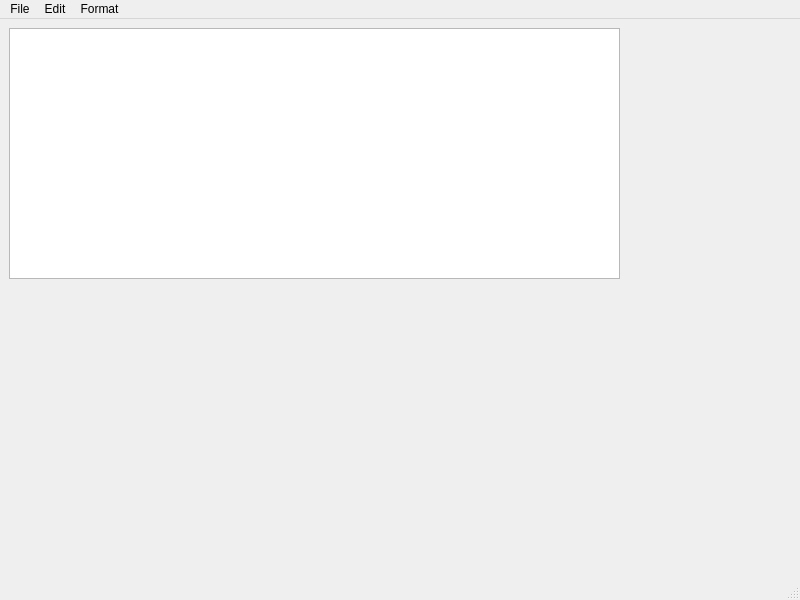
<?xml version="1.0" encoding="UTF-8"?>
<ui version="4.0">
 <class>notepad</class>
 <widget class="QMainWindow" name="notepad">
  <property name="geometry">
   <rect>
    <x>0</x>
    <y>0</y>
    <width>800</width>
    <height>600</height>
   </rect>
  </property>
  <property name="windowTitle">
   <string>notepad</string>
  </property>
  <widget class="QWidget" name="centralwidget">
   <widget class="QWidget" name="verticalLayoutWidget">
    <property name="geometry">
     <rect>
      <x>9</x>
      <y>9</y>
      <width>611</width>
      <height>251</height>
     </rect>
    </property>
    <layout class="QVBoxLayout" name="verticalLayout">
     <item>
      <widget class="QTextEdit" name="textEdit"/>
     </item>
    </layout>
   </widget>
  </widget>
  <widget class="QMenuBar" name="menubar">
   <property name="geometry">
    <rect>
     <x>0</x>
     <y>0</y>
     <width>800</width>
     <height>22</height>
    </rect>
   </property>
   <widget class="QMenu" name="menuFile">
    <property name="title">
     <string>File</string>
    </property>
    <addaction name="actionNew"/>
    <addaction name="actionOpen"/>
    <addaction name="actionSave"/>
    <addaction name="actionSave_as"/>
    <addaction name="actionPrint"/>
   </widget>
   <widget class="QMenu" name="menuEdit">
    <property name="title">
     <string>Edit</string>
    </property>
    <addaction name="actionCopy"/>
    <addaction name="actionCut"/>
    <addaction name="actionUndo"/>
    <addaction name="actionRedo"/>
    <addaction name="actionpaste"/>
   </widget>
   <widget class="QMenu" name="menuFormat">
    <property name="title">
     <string>Format</string>
    </property>
    <addaction name="actionBold"/>
    <addaction name="actionItalic"/>
    <addaction name="actionUnderline"/>
    <addaction name="actionFontStyle"/>
   </widget>
   <addaction name="menuFile"/>
   <addaction name="menuEdit"/>
   <addaction name="menuFormat"/>
  </widget>
  <widget class="QStatusBar" name="statusbar"/>
  <action name="actionNew">
   <property name="icon">
    <iconset resource="img.qrc">
     <normaloff>:/image/Icons/New.bmp</normaloff>:/image/Icons/New.bmp</iconset>
   </property>
   <property name="text">
    <string>New</string>
   </property>
   <property name="shortcut">
    <string>Ctrl+N</string>
   </property>
  </action>
  <action name="actionOpen">
   <property name="icon">
    <iconset resource="img.qrc">
     <normaloff>:/image/Icons/Open.bmp</normaloff>:/image/Icons/Open.bmp</iconset>
   </property>
   <property name="text">
    <string>Open</string>
   </property>
   <property name="shortcut">
    <string>Ctrl+O</string>
   </property>
  </action>
  <action name="actionSave">
   <property name="icon">
    <iconset resource="img.qrc">
     <normaloff>:/image/Icons/Save.bmp</normaloff>:/image/Icons/Save.bmp</iconset>
   </property>
   <property name="text">
    <string>Save</string>
   </property>
   <property name="shortcut">
    <string>Ctrl+S</string>
   </property>
  </action>
  <action name="actionSave_as">
   <property name="icon">
    <iconset resource="img.qrc">
     <normaloff>:/image/Icons/Save.bmp</normaloff>:/image/Icons/Save.bmp</iconset>
   </property>
   <property name="text">
    <string>Save as</string>
   </property>
   <property name="shortcut">
    <string>Ctrl+W</string>
   </property>
  </action>
  <action name="actionCopy">
   <property name="icon">
    <iconset resource="img.qrc">
     <normaloff>:/image/Icons/Copy.bmp</normaloff>:/image/Icons/Copy.bmp</iconset>
   </property>
   <property name="text">
    <string>Copy</string>
   </property>
   <property name="shortcut">
    <string>Ctrl+C</string>
   </property>
  </action>
  <action name="actionCut">
   <property name="icon">
    <iconset resource="img.qrc">
     <normaloff>:/image/Icons/Cut.bmp</normaloff>:/image/Icons/Cut.bmp</iconset>
   </property>
   <property name="text">
    <string>Cut</string>
   </property>
   <property name="shortcut">
    <string>Ctrl+X</string>
   </property>
  </action>
  <action name="actionUndo">
   <property name="text">
    <string>Undo</string>
   </property>
  </action>
  <action name="actionRedo">
   <property name="text">
    <string>Redo</string>
   </property>
  </action>
  <action name="actionBold">
   <property name="icon">
    <iconset resource="img.qrc">
     <normaloff>:/image/Icons/bold.png</normaloff>:/image/Icons/bold.png</iconset>
   </property>
   <property name="text">
    <string>Bold</string>
   </property>
   <property name="shortcut">
    <string>Ctrl+B</string>
   </property>
  </action>
  <action name="actionItalic">
   <property name="icon">
    <iconset resource="img.qrc">
     <normaloff>:/image/Icons/italic.png</normaloff>:/image/Icons/italic.png</iconset>
   </property>
   <property name="text">
    <string>Italic</string>
   </property>
   <property name="shortcut">
    <string>Ctrl+I</string>
   </property>
  </action>
  <action name="actionUnderline">
   <property name="icon">
    <iconset resource="img.qrc">
     <normaloff>:/image/Icons/underline.png</normaloff>:/image/Icons/underline.png</iconset>
   </property>
   <property name="text">
    <string>Underline</string>
   </property>
   <property name="shortcut">
    <string>Ctrl+U</string>
   </property>
  </action>
  <action name="actionPrint">
   <property name="text">
    <string>Print</string>
   </property>
   <property name="shortcut">
    <string>Ctrl+P</string>
   </property>
  </action>
  <action name="actionFontStyle">
   <property name="icon">
    <iconset resource="img.qrc">
     <normaloff>:/image/Icons/font.png</normaloff>:/image/Icons/font.png</iconset>
   </property>
   <property name="text">
    <string>FontStyle</string>
   </property>
  </action>
  <action name="actionpaste">
   <property name="icon">
    <iconset resource="img.qrc">
     <normaloff>:/image/Icons/Paste.bmp</normaloff>:/image/Icons/Paste.bmp</iconset>
   </property>
   <property name="text">
    <string>paste</string>
   </property>
   <property name="shortcut">
    <string>Ctrl+V</string>
   </property>
  </action>
 </widget>
 <resources>
  <include location="img.qrc"/>
 </resources>
 <connections/>
</ui>
